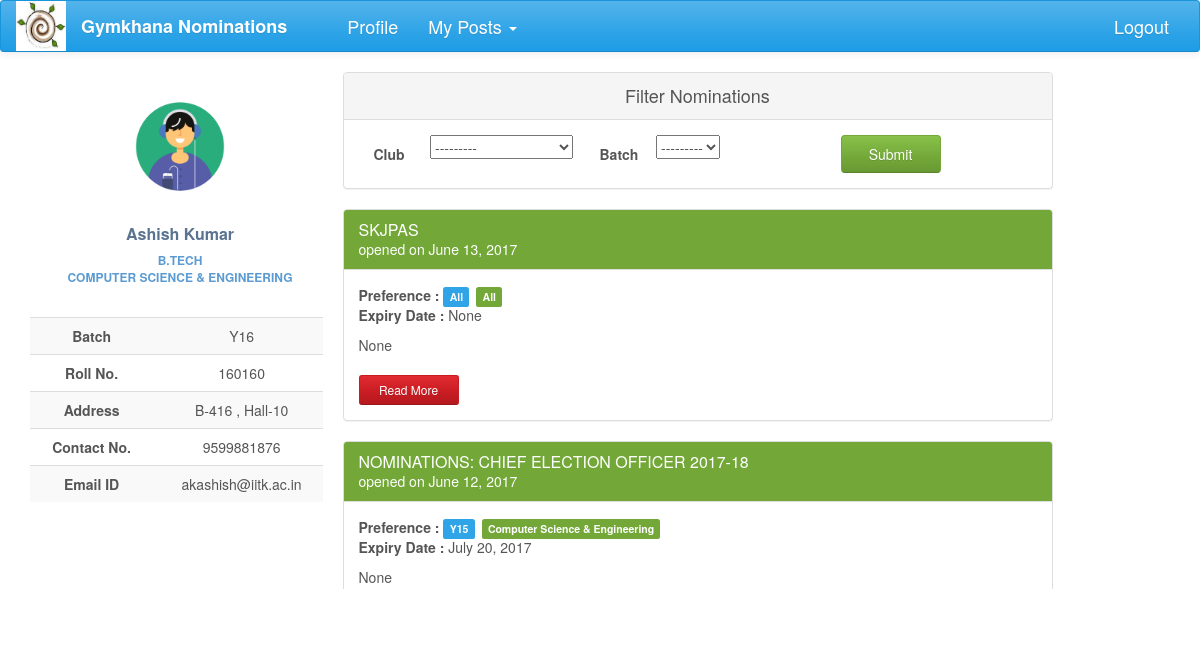
Page /nominations/ (signed in) on the earlier database version.
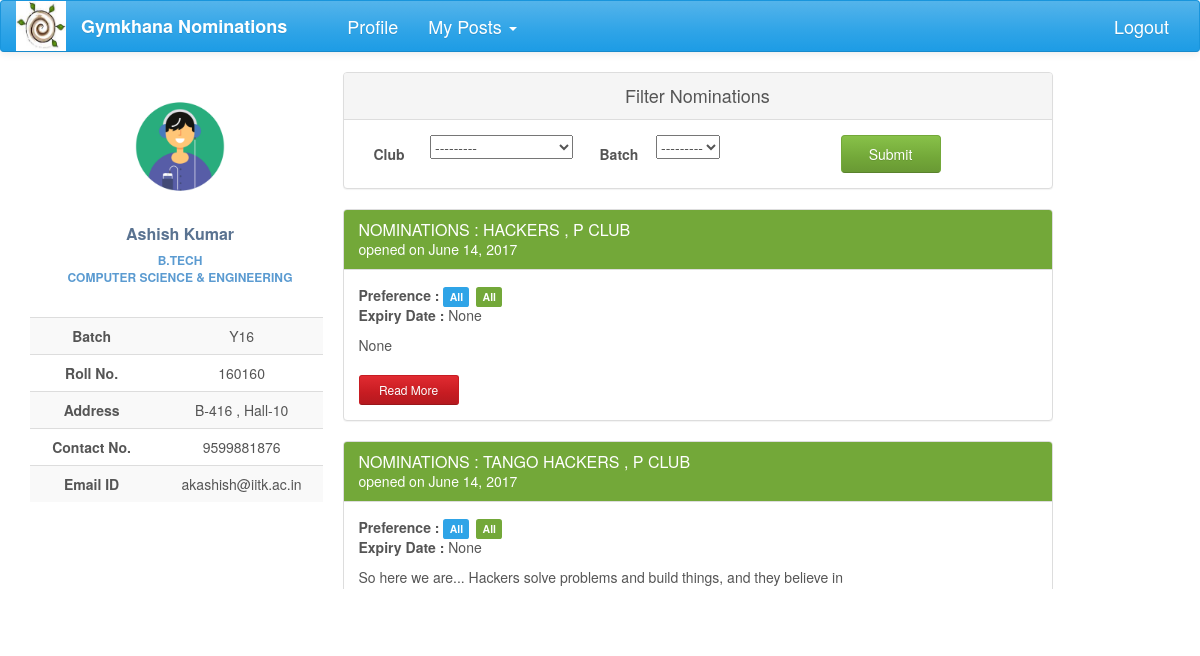
Same page on the later database version.
### nomi/models.py (models this page shows, shortened)
class UserProfile(models.Model):
    user = models.OneToOneField(User, on_delete=models.CASCADE)
    name = models.CharField(max_length=40, blank=True)
    roll_no = models.IntegerField(null=True)
    year = models.CharField(max_length=4, choices=YEAR, default='Y16')
    programme = models.CharField(max_length=7, choices=PROGRAMME, default='B.Tech')
    department = models.CharField(max_length=200, choices=DEPT, default=None)
    hall = models.CharField(max_length=10, choices=HALL, default=1)
    room_no = models.CharField(max_length=10, null=True)

class Nomination(models.Model):
    name = models.CharField(max_length=200)
    description = models.TextField(max_length=20000, null=True, blank=True)
    brief_desc = models.TextField(max_length=100, null=True, blank=True)
    nomi_post = models.ForeignKey(Post, null=True)
    nomi_form = models.OneToOneField('forms.Questionnaire', null=True, blank=True)
    status = models.CharField(max_length=50, choices=STATUS, default='Nomination created')
    nomi_approvals = models.ManyToManyField(Post, related_name='nomi_approvals', symmetrical=False, blank=True)
    opening_date = models.DateField(null=True, blank=True)
    closing_date = models.DateField(null=True, blank=True, editable=True)
    year_choice = models.CharField(max_length=100, choices=YEAR_1, null=True)
    hall_choice = models.CharField(max_length=100, choices=HALL_1, null=True)
    dept_choice = models.CharField(max_length=100, choices=DEPT_1, null=True)

### nomi/views.py (the view)
def index(request):
    if request.user.is_authenticated:
        filters = NominationFilter(request.GET, queryset=Nomination.objects
                                   .filter(status='Nomination out').order_by('-opening_date'))
        posts = Post.objects.filter(post_holders=request.user)
        username = UserProfile.objects.get(user=request.user)
        return render(request, 'index1.html', context={'posts': posts, 'username': username, 'filter': filters})
    else:
        return HttpResponseRedirect(reverse('login'))

### nomi/global_contexts.py (called while the page is built)
def context(request):
    if request.user.is_authenticated:
        my_profile = UserProfile.objects.get(user=request.user)
        my_posts = Post.objects.filter(post_holders=request.user)
        return {'my_posts':my_posts,'my_profile':my_profile}
    else:
        return {'my_posts': 0, 'my_profile': 0}

### nomi/models.py (called while the page is built)
    def __str__(self):
        return self.club_name

### nomi/templates/index1.html
{% extends 'base2.html' %}
{% load staticfiles %}
{% load bootstrap %}
{% block content %}
<div class="profile-content ">
    <div class="panel panel-default">
      <div class="panel-heading">Filter Nominations</div>
      <div class="panel-body">
        <form action="" method="get">
            <label class="col-lg-1 control-label">Club</label>
                <div class="col-lg-3">
                    {{filter.form.nomi_approvals__club}}
                </div>
            <label class="col-lg-1 control-label">Batch</label>
                <div class="col-lg-3 ">
                    {{filter.form.year_choice}}
                </div>
            <input type="submit" value="Submit" class="btn btn-success nomi-filter" />
        </form>
      </div>
    </div>
    <div class="scroll-container">
        {% for nomi in filter.qs %}
    <div class="panel panel-success">
        <div class="panel-heading">
            <h3 class="panel-title">{{ nomi.name.upper }}</h3>
            <div>opened on {{nomi.opening_date}}</div>
        </div>
                <div class="panel-body">
                    <span style="font-weight: bolder">Preference : </span>
                    <span class="label label-primary">{{nomi.year_choice}}</span>
                    <span class="label label-success">{{nomi.dept_choice}}</span>
                    <p><span style="font-weight: bolder"> Expiry Date :  </span>{{nomi.closing_date}}</p>
                    <p>{{nomi.brief_desc}}</p>
                    <a href="{% url 'nomi_detail' nomi_pk=nomi.pk %}" class="btn btn-sm read-more-button btn-danger">Read More</a>
                </div>
            </div>
        {% endfor %}
    </div>
</div>
{% endblock %}

### nomi/templates/base2.html (shortened to what this page needs)
<!DOCTYPE html>
<html lang="en">
{% load staticfiles %}
{% load bootstrap %}
<head>
    <link href="https://maxcdn.bootstrapcdn.com/bootswatch/3.3.7/cerulean/bootstrap.min.css" rel="stylesheet"
>
    <link href="https://maxcdn.bootstrapcdn.com/font-awesome/4.7.0/css/font-awesome.min.css" rel="stylesheet"
>
    <link rel="stylesheet" href="{% static 'nomi/css/main.css' %}" type="text/css">
</head>
<body>
{% block navigation %}
<nav class="navbar navbar-default" id="navbar">
    <div class="container-fluid">
        <div class="navbar-header">
            <a href="#">
                <div>
                    <img src="{% static 'nomi/img/gym.jpg' %}" width="50" height="50">
                </div>
            </a>
        </div>
        <div class="collapse navbar-collapse" id="bs-example-navbar-collapse-1">
            <ul class="nav navbar-nav">
                <li><a href="{% url 'index' %}" id="brand">Gymkhana Nominations</a></li>
                <li><a href="{% url 'profile' %}" id="navbar-links">Profile</a></li>
                {% block posts%}
                {% if my_posts %}
                <li class="dropdown">
                    <a href="#" class="dropdown-toggle" id="navbar-links" data-toggle="dropdown" role="button"
                       aria-expanded="false">My Posts <span class="caret"></span></a>
                </li>
                {% endif %}
                {% endblock %}
            </ul>
            <ul class="nav navbar-nav navbar-right">
                <li id="navbar-links"><a href="{% url 'logout' %}?next={% url 'login' %}">Logout</a></li>
            </ul>
        </div>
    </div>
</nav>
{% endblock %}
<div class="container-fluid">
    <div class="row profile">
        <div class="col-lg-3 col-md-3">
            {% block profile %}
            <div class="profile-sidebar">
                <div class="profile-userpic">
                    <img src="{% static 'nomi/img/logo.gif' %}" class="img-responsive" alt="">
                </div>
                <div class="profile-usertitle">
                    <div class="profile-usertitle-name">
                        {{my_profile.name}}
                    </div>
                    <div class="profile-usertitle-job">
                        {{my_profile.programme}} <br> {{my_profile.department}}
                    </div>
                </div>
                <div class="profile-usermenu">
                    <table class="table table-striped table-hover ">
                        <tbody>
                        <tr>
                            <td id="topic">Batch</td>
                            <td>{{my_profile.year}} </td>
                        </tr>
                        <tr>
                            <td id="topic">Roll No.</td>
                            <td>{{my_profile.roll_no}} </td>
                        </tr>
                        <tr>
                            <td id="topic">Address</td>
                            <td>{{my_profile.room_no}} , Hall-{{my_profile.hall}}</td>
                        </tr>
                        <tr>
                            <td id="topic">Contact No.</td>
                            <td>9599881876</td>
                        </tr>
                        <tr>
                            <td id="topic">Email ID</td>
                            <td>{{my_profile.user}}@iitk.ac.in</td>
                        </tr>
                        </tbody>
                    </table>
                </div>
            </div>
            {% endblock %}
        </div>
        <div class="col-lg-8 col-md-8">
            {% block content %}{% endblock %}
        </div>
    </div>
</div>
</body>
</html>

### nomi/static/nomi/css/main.css (style rules this page uses)
#brand { text-decoration: none; font-size: large; font-weight: bold; margin-right: 30px; }
.scroll-container { height: 380px; overflow-y:scroll ; }
#navbar-links { font-size: large; }
#navbar { position: fixed; width: 100%; z-index: 100; }
body { background: #ffffff; }
.profile { margin: 20px 0; }
.profile-sidebar { padding: 20px 0 10px 0; width: 300px; margin-top: 50px; }
.profile-userpic img { float: none; margin: 0 auto; width: 50%; height: 50%; -webkit-border-radius: 50% !important; -moz-border-radius: 50% !important; border-radius: 50% !important; }
.profile-usertitle { text-align: center; margin-top: 20px; }
.profile-usertitle-name { color: #5a7391; font-size: 16px; font-weight: 600; margin-bottom: 7px; }
.profile-usertitle-job { text-transform: uppercase; color: #5b9bd1; font-size: 12px; font-weight: 600; margin-bottom: 15px; }
.profile-usermenu { margin-top: 30px; }
.profile-usermenu table tbody tr td { text-align: center; }
#topic { font-weight: bolder; }
.profile-content { z-index: 0; margin-top: 32px; padding: 20px; background: #ffffff; min-height: 460px; }
.btn { width: 150px; }
.read-more-button { margin-top: 10px; width: 100px; }
.panel-default .panel-heading { text-align: center; font-size: large; }
.control-label { text-align: center; padding-top: 9px; }
.nomi-filter { margin-left: 30px; width: 100px; }
.panel-body p span { margin-bottom: 20px; }
.panel-success { transition: box-shadow 0.2s; }
.label { margin-right: 3px; }

Differences in the rows shown:
no longer on this page (row unchanged): Nomination: name "SKJPAS", opening_date "June 13, 2017", year_choice "All", dept_choice "All", closing_date "None", brief_desc "None"
no longer on this page (row unchanged): Nomination: name "NOMINATIONS: CHIEF ELECTION OFFICER 2017-18", opening_date "June 12, 2017", year_choice "Y15", dept_choice "Computer Science & Engineering", closing_date "July 20, 2017", brief_desc "None"
added Nomination: name "NOMINATIONS : HACKERS , P CLUB", opening_date "June 14, 2017", year_choice "All", dept_choice "All", closing_date "None", brief_desc "None"
added Nomination: name "NOMINATIONS : TANGO HACKERS , P CLUB", opening_date "June 14, 2017", year_choice "All", dept_choice "All", closing_date "None", brief_desc "So here we are... Hackers solve problems and build things, and they believe in"
